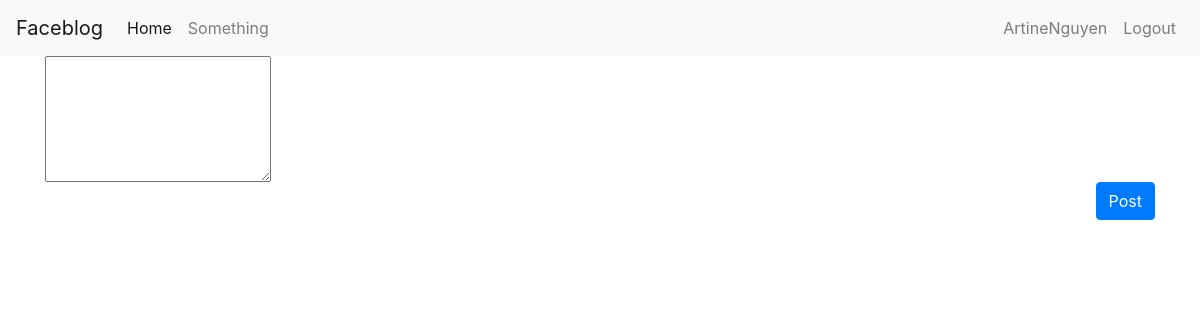
Page / (signed in) on the earlier database version.
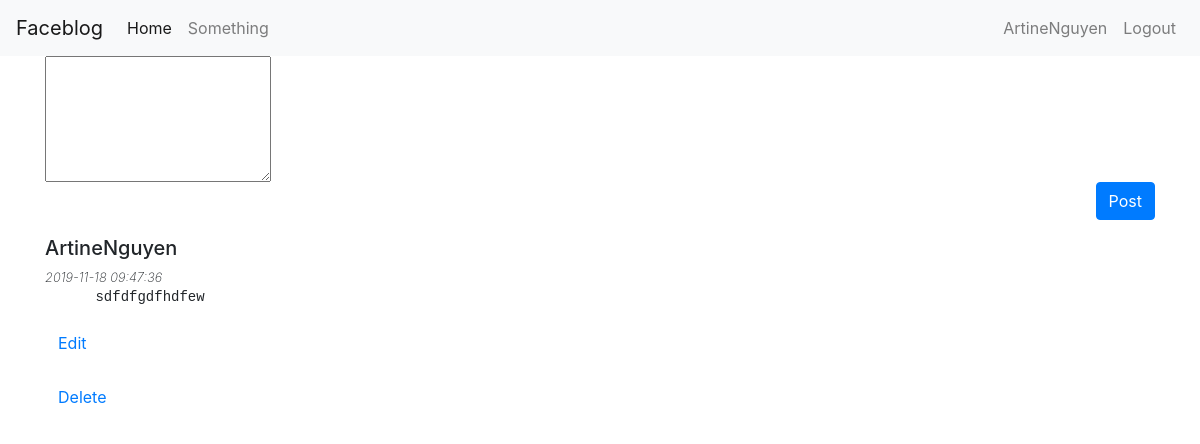
Same page on the later database version.
### app.py (models this page shows, shortened)
class User(UserMixin, db.Model):
    __tablename__ = 'users'
    id = db.Column(db.Integer, primary_key=True)
    name = db.Column(db.String(20), nullable=False, unique=True)
    email = db.Column(db.String(50), nullable=False, unique=True)
    password = db.Column(db.String(255), nullable=False)

class Post(db.Model):
    __tablename__ = 'posts'
    id = db.Column(db.Integer, primary_key=True)
    body = db.Column(db.String, nullable=False)
    user_id = db.Column(db.Integer, nullable=False)
    created_at = db.Column(db.DateTime, server_default=db.func.now())
    updated_at = db.Column(
        db.DateTime, server_default=db.func.now(), server_onupdate=db.func.now())

### app.py (the view)
@app.route('/')
@login_required
def root():
    posts = Post.query.all()
    for post in posts:
        post.author = User.query.filter_by(id=post.user_id).first()
    return render_template('views/index.html', posts=posts)

### app.py (called while the page is built)
@login_manager.user_loader
def load_user(id):
    return User.query.get(id)

### templates/views/index.html (shortened to what this page needs)
{% extends 'base.html' %}
{% block content %}
<div class='container'>
  <div class='create-post-div'>
    <form method='POST' class='create-post-form' action="{{url_for('create_post')}}">
      <textarea class='create-post-input' name='body' rows="5" autofocus
        value="what's on your mind, {{ current_user.name}}?">
      </textarea>
      <div style="width:100%; display:flex; justify-content:flex-end ">
        <button class='btn btn-primary' type='submit'>Post</button>
      </div>
    </form>
  </div>
  <div class='posts-container'>
    {% for post in posts %}
    <div class='single-post-container'>
      <h5 class="post-owner">{{post.author.name}}</h5>
      <small style="font-style: italic; font-weight: 200;">{{post.created_at}}</small>
      <pre>{{post.body | safe}}</pre>
      <div class='single-post-footer'>
        {% if post.author.id == current_user.id %}
        <form method="POST" action="{{url_for('single_post', id=post.id, action='edit')}}">
          <button class='btn btn-link'>Edit</button>
        </form>
        <form method="POST" action="{{url_for('single_post', id=post.id, action='delete')}}">
            <button class='btn btn-link'>Delete</button>
        </form>
        {% endif %}
      </div>
    </div>
    {% endfor %}
  </div>
</div> {% endblock %}

### templates/base.html (shortened to what this page needs)
<html lang="en">
<head>
  <link rel="stylesheet" href="https://maxcdn.bootstrapcdn.com/bootstrap/4.0.0/css/bootstrap.min.css">
  <link rel="stylesheet" href="static/styles.css">
</head>
<body>
  {% include 'navbar.html' %}
  {% block content %}
  {% endblock %}
</body>
</html>

### templates/navbar.html (shortened to what this page needs)
<nav class="navbar navbar-expand-lg navbar-light bg-light">
  <a class="navbar-brand" href="#">Faceblog</a>
  <div class="collapse navbar-collapse" id="navbarSupportedContent">
    <ul class="navbar-nav mr-auto">
      <li class="nav-item active">
        <a class="nav-link" href="#">Home <span class="sr-only">(current)</span></a>
      </li>
      <li class="nav-item">
        <a class="nav-link" href="/something">Something</a>
      </li>
    </ul>
  </div>
  <ul class="navbar-nav mr-auto">
    {% if current_user.is_authenticated %}
    <li class="nav-item">
      <a class="nav-link" href="/">{{ current_user.name}}</a>
    </li>
    <li class="nav-item">
      <a class="nav-link" href="{{url_for("logout")}}">Logout</a>
    </li>
    {% endif %}
  </ul>
</nav>

Differences in the rows shown:
added Post: author.name "ArtineNguyen", created_at "2019-11-18 09:47:36", body "sdfdfgdfhdfew"
